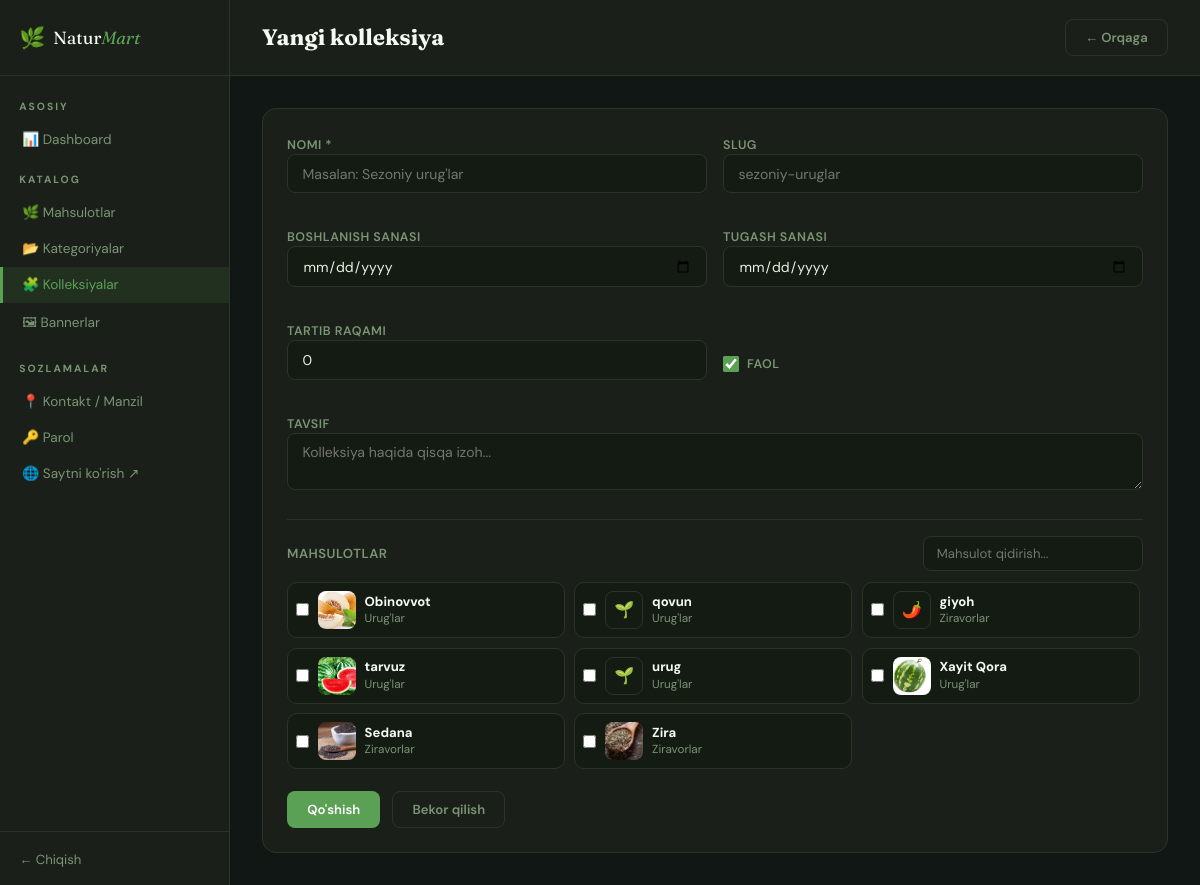
Page /admin/kolleksiyalar/qoshish (signed in) on the committed database.
### tables this page shows
CREATE TABLE product (
                id INTEGER PRIMARY KEY AUTOINCREMENT,
                name TEXT NOT NULL,
                slug TEXT UNIQUE NOT NULL,
                category_id INTEGER,
                description TEXT,
                origin TEXT,
                benefits TEXT,
                usage_tips TEXT,
                price REAL NOT NULL DEFAULT 0,
                old_price REAL,
                image TEXT,
                is_featured INTEGER DEFAULT 0,
                is_active INTEGER DEFAULT 1,
                is_organic INTEGER DEFAULT 0,
                stock INTEGER DEFAULT 100,
                created_at TEXT DEFAULT (datetime('now')), unit_type TEXT DEFAULT 'dona', min_amount REAL DEFAULT 1, view_count INTEGER DEFAULT 0, cart_add_count INTEGER DEFAULT 0,
                FOREIGN KEY (category_id) REFERENCES category(id) ON DELETE SET NULL
            );

CREATE TABLE category (
                id INTEGER PRIMARY KEY AUTOINCREMENT,
                name TEXT NOT NULL,
                slug TEXT UNIQUE NOT NULL,
                icon TEXT DEFAULT '🌿',
                type TEXT DEFAULT 'ziravod',
                description TEXT,
                sort_order INTEGER DEFAULT 0
            , parent_id INTEGER, is_type INTEGER DEFAULT 0);

### app/routes/admin.py (the view, shortened to what this page needs)
@admin.route('/kolleksiyalar/qoshish', methods=['GET', 'POST'])
@login_required
def add_collection():
    db = get_db()
    products = db.execute(
        'SELECT p.id,p.name,p.image,p.is_active,c.name as cat_name,c.icon as cat_icon '
        'FROM product p LEFT JOIN category c ON c.id=p.category_id '
        'ORDER BY p.is_active DESC, p.id DESC'
    ).fetchall()
    return render_template('admin/collection_form.html', collection=None, products=products, selected_product_ids=[])

### app/__init__.py (called while the page is built)
def get_db():
    if 'db' not in g:
        g.db = sqlite3.connect(DATABASE, detect_types=sqlite3.PARSE_DECLTYPES)
        g.db.row_factory = sqlite3.Row
        g.db.execute('PRAGMA foreign_keys = ON')
    return g.db

### app/routes/admin.py (called while the page is built)
def login_required(f):
    @wraps(f)
    def decorated(*args,**kwargs):
        if not session.get('admin_id'):
            return redirect(url_for('admin.login'))
        return f(*args,**kwargs)
    return decorated

### app/templates/admin/collection_form.html (shortened to what this page needs)
{% extends 'admin/base_admin.html' %}
{% block content %}
<div class="topbar">
  <h1 class="page-title">{% if collection %}Kolleksiya tahrirlash{% else %}Yangi kolleksiya{% endif %}</h1>
  <a href="{{ url_for('admin.collections') }}" class="btn btn-outline">← Orqaga</a>
</div>
<div class="admin-content">
  <div class="card">
    <form method="POST">
      <div class="form-grid">
        <div class="form-group">
          <label>Nomi *</label>
          <input type="text" name="name" value="{{ collection.name if collection else '' }}" placeholder="Masalan: Sezoniy urug'lar" required>
        </div>
        <div class="form-group">
          <label>Slug</label>
          <input type="text" name="slug" value="{{ collection.slug if collection else '' }}" placeholder="sezoniy-uruglar">
        </div>
        <div class="form-group">
          <label>Boshlanish sanasi</label>
          <input type="date" name="start_date" value="{{ collection.start_date if collection and collection.start_date else '' }}">
        </div>
        <div class="form-group">
          <label>Tugash sanasi</label>
          <input type="date" name="end_date" value="{{ collection.end_date if collection and collection.end_date else '' }}">
        </div>
        <div class="form-group">
          <label>Tartib raqami</label>
          <input type="number" name="sort_order" value="{{ collection.sort_order if collection else 0 }}" placeholder="0">
        </div>
        <div class="form-group" style="display:flex;align-items:flex-end;">
          <label class="check-label" style="margin:0 0 0.5rem;">
            <input type="checkbox" name="is_active" {% if not collection or collection.is_active %}checked{% endif %}> Faol
          </label>
        </div>
        <div class="form-group full">
          <label>Tavsif</label>
          <textarea name="description" placeholder="Kolleksiya haqida qisqa izoh...">{{ collection.description if collection else '' }}</textarea>
        </div>
      </div>
      <div style="border-top:1px solid var(--a-border);padding-top:1rem;margin-top:0.5rem;">
        <div style="display:flex;align-items:center;justify-content:space-between;gap:0.8rem;flex-wrap:wrap;margin-bottom:0.7rem;">
          <label style="font-size:0.82rem;font-weight:600;color:var(--a-muted);text-transform:uppercase;letter-spacing:0.5px;">Mahsulotlar</label>
          <input id="collectionProductSearch" type="text" placeholder="Mahsulot qidirish..." style="padding:0.5rem 0.8rem;border:1.5px solid var(--a-border);border-radius:8px;background:var(--a-input);color:var(--a-text);font-size:0.82rem;min-width:220px;">
        </div>
        <div class="collection-products">
          {% for p in products %}
          <label class="collection-product-item" data-search="{{ (p.name ~ ' ' ~ (p.cat_name or ''))|lower }}">
            <input type="checkbox" name="product_ids" value="{{ p.id }}" {% if p.id in selected_product_ids %}checked{% endif %}>
            {% if p.image %}
            <img src="{{ url_for('static', filename='img/products/' + p.image) }}" alt="{{ p.name }}">
            {% else %}
            <span class="collection-product-fallback">{{ p.cat_icon or '🌿' }}</span>
            {% endif %}
            <span>
              <strong>{{ p.name }}</strong>
              <small>{{ p.cat_name or 'Kategoriyasiz' }}{% if not p.is_active %} • nofaol{% endif %}</small>
            </span>
          </label>
          {% endfor %}
        </div>
      </div>
      <div style="display:flex;gap:0.75rem;margin-top:1.4rem;">
        <button type="submit" class="btn btn-green">{% if collection %}Saqlash{% else %}Qo'shish{% endif %}</button>
        <a href="{{ url_for('admin.collections') }}" class="btn btn-outline">Bekor qilish</a>
      </div>
    </form>
  </div>
</div>
{% endblock %}

### app/static/css/admin.css (style rules this page uses)
:root { --a-bg: #111714; --a-card: #1A2019; --a-border: #2A3528; --a-text: #E8F0E5; --a-muted: #7A9474; --a-green: #5BA155; --a-gold: #C9963A; --a-red: #C2644A; --a-blue: #4A8BC2; --a-white: #F4FBF2; --a-input: #141B12; }
*, *::before, *::after { box-sizing: border-box; margin: 0; padding: 0; }
body { font-family: 'DM Sans', sans-serif; background: var(--a-bg); color: var(--a-text); min-height: 100vh; }
a { color: inherit; text-decoration: none; }
h1, h2, h3 { font-family: 'Fraunces', serif; }
button, input, select, textarea { font-family: inherit; }
.topbar { display: flex; align-items: center; justify-content: space-between; gap: 10px; padding: 1.2rem 2rem; border-bottom: 1px solid var(--a-border); background: var(--a-card); }
.page-title { font-size: 1.4rem; color: var(--a-white); }
.admin-content { padding: 2rem; }
.card { background: var(--a-card); border: 1px solid var(--a-border); border-radius: 14px; padding: 1.5rem; }
.btn { display: inline-flex; align-items: center; justify-content: center; gap: 0.4rem; padding: 0.55rem 1.2rem; border-radius: 8px; font-size: 0.82rem; font-weight: 600; border: 1.5px solid transparent; cursor: pointer; transition: all 0.15s; }
.btn-green { background: var(--a-green); color: #fff; }
.btn-outline { background: transparent; border-color: var(--a-border); color: var(--a-muted); }
.form-grid { display: grid; grid-template-columns: 1fr 1fr; gap: 1rem; }
.form-group { margin-bottom: 1rem; }
.form-group label { font-size: 0.78rem; font-weight: 600; color: var(--a-muted); text-transform: uppercase; letter-spacing: 0.5px; }
.form-group input, .form-group select, .form-group textarea { width: 100%; padding: 0.6rem 0.9rem; border: 1.5px solid var(--a-border); border-radius: 8px; background: var(--a-input); color: var(--a-text); font-size: 0.88rem; outline: none; transition: border-color 0.2s; }
.form-group textarea { resize: vertical; }
.form-group.full { grid-column: span 2; }
.check-label { display: flex; align-items: center; gap: 0.5rem; cursor: pointer; font-size: 0.85rem; color: var(--a-muted); }
.check-label input { width: 16px; height: 16px; accent-color: var(--a-green); }

### app/templates/admin/collection_form.html (style rules this page uses)
.collection-products { display:grid; grid-template-columns:repeat(auto-fill,minmax(250px,1fr)); gap:0.6rem; max-height:340px; overflow:auto; padding-right:0.2rem; }
.collection-product-item { display:flex; align-items:center; gap:0.55rem; border:1.5px solid var(--a-border); background:var(--a-input); border-radius:10px; padding:0.5rem; cursor:pointer; }
.collection-product-item input { accent-color:var(--a-green); }
.collection-product-item img, .collection-product-fallback { width:38px; height:38px; border-radius:8px; object-fit:cover; object-position:center; flex-shrink:0; }
.collection-product-fallback { display:inline-flex; align-items:center; justify-content:center; border:1px solid var(--a-border); }
.collection-product-item strong { display:block;font-size:0.82rem;color:var(--a-white);line-height:1.25; }
.collection-product-item small { display:block;font-size:0.73rem;color:var(--a-muted); }

### rows in the picture
product: image (picture), name "Obinovvot", name "Urug'lar"
product: icon "🌱", name "qovun", name "Urug'lar"
product: icon "🌶️", name "giyoh", name "Ziravorlar"
product: image (picture), name "tarvuz", name "Urug'lar"
product: icon "🌱", name "urug", name "Urug'lar"
product: image (picture), name "Xayit Qora", name "Urug'lar"
product: image (picture), name "Sedana", name "Ziravorlar"
product: image (picture), name "Zira", name "Ziravorlar"
